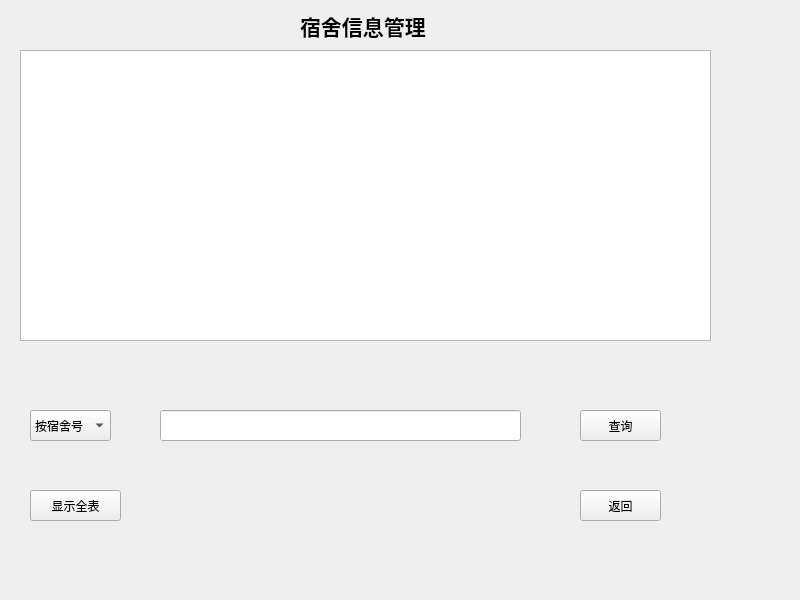
<?xml version="1.0" encoding="UTF-8"?>
<ui version="4.0">
 <class>Dormitory_Info_Admin</class>
 <widget class="QMainWindow" name="Dormitory_Info_Admin">
  <property name="geometry">
   <rect>
    <x>0</x>
    <y>0</y>
    <width>800</width>
    <height>600</height>
   </rect>
  </property>
  <property name="windowTitle">
   <string>MainWindow</string>
  </property>
  <widget class="QWidget" name="centralwidget">
   <widget class="QTableView" name="ShowResult">
    <property name="geometry">
     <rect>
      <x>20</x>
      <y>50</y>
      <width>691</width>
      <height>291</height>
     </rect>
    </property>
   </widget>
   <widget class="QLabel" name="TitleLabel">
    <property name="geometry">
     <rect>
      <x>300</x>
      <y>10</y>
      <width>131</width>
      <height>31</height>
     </rect>
    </property>
    <property name="font">
     <font>
      <pointsize>16</pointsize>
      <bold>true</bold>
     </font>
    </property>
    <property name="text">
     <string>宿舍信息管理</string>
    </property>
   </widget>
   <widget class="QPushButton" name="ShowAllBtn">
    <property name="geometry">
     <rect>
      <x>30</x>
      <y>490</y>
      <width>91</width>
      <height>31</height>
     </rect>
    </property>
    <property name="text">
     <string>显示全表</string>
    </property>
   </widget>
   <widget class="QComboBox" name="QueryChoice">
    <property name="geometry">
     <rect>
      <x>30</x>
      <y>410</y>
      <width>81</width>
      <height>31</height>
     </rect>
    </property>
    <item>
     <property name="text">
      <string>按宿舍号</string>
     </property>
    </item>
   </widget>
   <widget class="QLineEdit" name="QueryEdit">
    <property name="geometry">
     <rect>
      <x>160</x>
      <y>410</y>
      <width>361</width>
      <height>31</height>
     </rect>
    </property>
   </widget>
   <widget class="QPushButton" name="QueryBtn">
    <property name="geometry">
     <rect>
      <x>580</x>
      <y>410</y>
      <width>81</width>
      <height>31</height>
     </rect>
    </property>
    <property name="text">
     <string>查询</string>
    </property>
   </widget>
   <widget class="QPushButton" name="ReturnBtn">
    <property name="geometry">
     <rect>
      <x>580</x>
      <y>490</y>
      <width>81</width>
      <height>31</height>
     </rect>
    </property>
    <property name="text">
     <string>返回</string>
    </property>
   </widget>
  </widget>
 </widget>
 <resources/>
 <connections/>
</ui>
